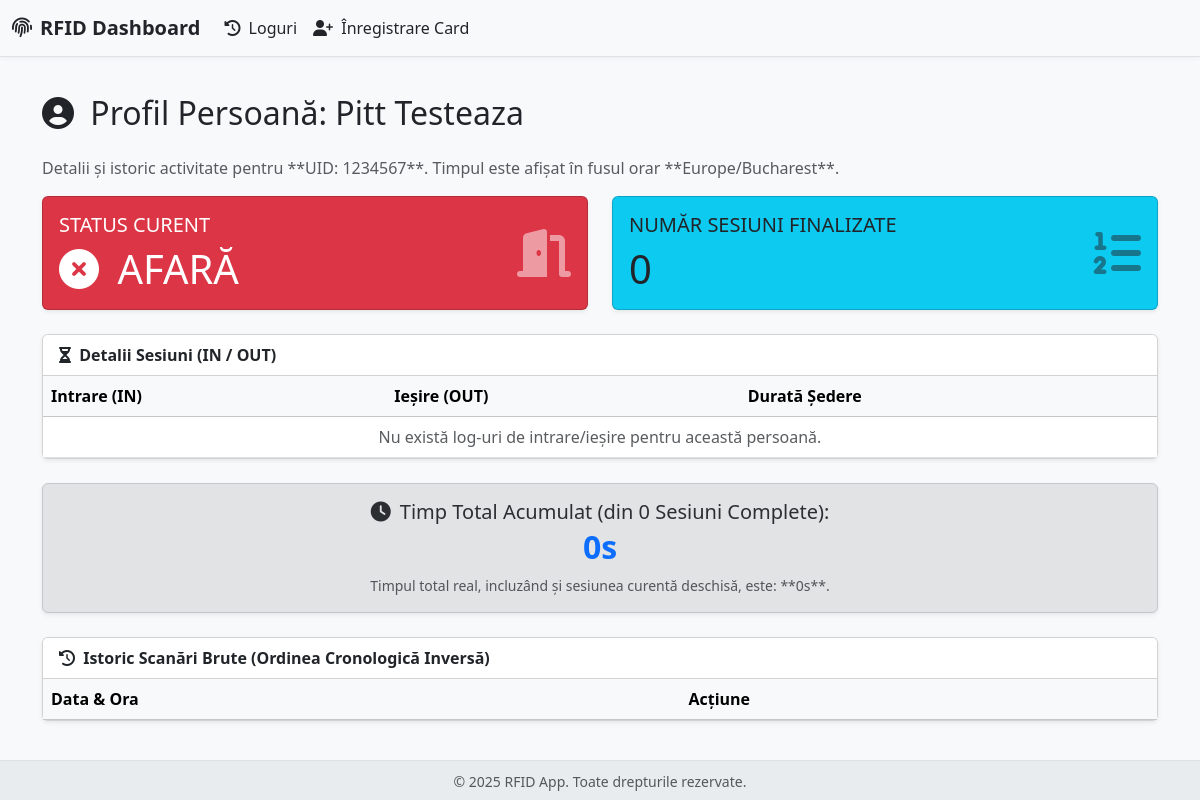
The page /profile/2 on the database its author committed.
### app.py (models this page shows, shortened)
class Person(db.Model):
    __tablename__ = 'person'
    id = db.Column(db.Integer, primary_key=True)
    uid_card = db.Column(db.String(50), unique=True, nullable=False)
    first_name = db.Column(db.String(100), nullable=False)
    last_name = db.Column(db.String(100), nullable=False)
    is_inside = db.Column(db.Boolean, default=False)
    last_action_time = db.Column(db.DateTime, default=lambda: datetime(1970, 1, 1, tzinfo=timezone.utc))
    logs = db.relationship('Log', backref='person', lazy=True)

### app.py (the view)
@app.route('/profile/<int:person_id>')
def view_person_profile(person_id):
    person = Person.query.get_or_404(person_id)
    logs_for_calculation = Log.query.filter_by(person_id=person_id).order_by(Log.timestamp.asc()).all()
    display_logs = Log.query.filter_by(person_id=person_id).order_by(Log.timestamp.desc()).all()
    sessions = calculate_session_durations(logs_for_calculation)
    finalized_sessions = [s for s in sessions if s.get('is_current') is not True and s.get('end') is not None]
    total_sessions = len(finalized_sessions)
    total_duration_sum = sum((s['duration'] for s in finalized_sessions), timedelta())
    current_session_duration = next((s['duration'] for s in sessions if s.get('is_current')), timedelta())
    total_duration_with_current = total_duration_sum + current_session_duration
    return render_template('profile.html',
                           person=person,
                           sessions=sessions,
                           total_sessions=total_sessions,
                           total_duration_sum=format_timedelta(total_duration_sum),
                           total_duration_with_current=format_timedelta(total_duration_with_current),
                           logs=display_logs)

### app.py (called while the page is built, shortened)
def calculate_session_durations(logs):
    sessions = []
    current_session_start = None
    now_utc = datetime.now(timezone.utc)
    return sorted(sessions, key=lambda x: x['start'], reverse=True)

def format_timedelta(td):
    if td is None:
        return "N/A"
    total_seconds = int(td.total_seconds())
    if total_seconds < 0:
        total_seconds = 0
    hours, remainder = divmod(total_seconds, 3600)
    minutes, seconds = divmod(remainder, 60)
    parts = []
    if hours > 0:
        parts.append(f"{hours}h")
    if minutes > 0 or (hours > 0 and seconds >= 0):
        parts.append(f"{minutes}m")
    if seconds > 0 or total_seconds == 0:
        parts.append(f"{seconds}s")
    if not parts:
        return "0s"
    return " ".join(parts)

### templates/profile.html (shortened to what this page needs)
{% extends "base.html" %}
{% block content %}
    <h2 class="mb-4"><i class="fas fa-user-circle me-2"></i> Profil Persoană: {{ person.last_name }} {{ person.first_name }}</h2>
    <p class="text-muted">Detalii și istoric activitate pentru **UID: {{ person.uid_card }}**. Timpul este afișat în fusul orar **{{ TARGET_TIMEZONE_NAME }}**.</p>
    <div class="row mb-4">
        <div class="col-md-6">
            <div class="card text-white {% if person.is_inside %}bg-success{% else %}bg-danger{% endif %} shadow-sm h-100">
                <div class="card-body">
                    <div class="d-flex justify-content-between align-items-center">
                        <div>
                            <h5 class="card-title text-uppercase fw-light">Status Curent</h5>
                            <p class="h1 mb-0">
                                {% if person.is_inside %}
                                    <i class="fas fa-check-circle me-2"></i> ÎNĂUNTRU
                                {% else %}
                                    <i class="fas fa-times-circle me-2"></i> AFARĂ
                                {% endif %}
                            </p>
                        </div>
                        <i class="fas fa-door-open fa-3x opacity-50"></i>
                    </div>
                </div>
            </div>
        </div>
        <div class="col-md-6">
            <div class="card text-dark bg-info shadow-sm h-100">
                <div class="card-body">
                    <div class="d-flex justify-content-between align-items-center">
                        <div>
                            <h5 class="card-title text-uppercase fw-light">Număr Sesiuni Finalizate</h5>
                            <p class="h1 mb-0">{{ total_sessions }}</p>
                        </div>
                        <i class="fas fa-list-ol fa-3x opacity-50"></i>
                    </div>
                </div>
            </div>
        </div>
    </div>
    <div class="card shadow-sm mb-4">
        <div class="card-header bg-white fw-bold">
            <i class="fas fa-hourglass-half me-1"></i> Detalii Sesiuni (IN / OUT)
        </div>
        <div class="card-body p-0">
            <div class="table-responsive">
                <table class="table table-hover mb-0">
                    <thead class="table-light">
                        <tr>
                            <th>Intrare (IN)</th>
                            <th>Ieșire (OUT)</th>
                            <th>Durată Ședere</th>
                        </tr>
                    </thead>
                    <tbody>
                        {% if not sessions %}
                        <tr>
                            <td colspan="3" class="text-center text-muted">Nu există log-uri de intrare/ieșire pentru această persoană.</td>
                        </tr>
                        {% endif %}
                    </tbody>
                </table>
            </div>
        </div>
    </div>
    <div class="alert alert-secondary shadow-sm text-center mb-4">
        <p class="h5 mb-1"><i class="fas fa-clock me-1"></i> Timp Total Acumulat (din {{ total_sessions }} Sesiuni Complete):</p>
        <p class="h2 fw-bold text-primary">{{ total_duration_sum }}</p>
        <p class="mb-0 small text-muted">Timpul total real, incluzând și sesiunea curentă deschisă, este: **{{ total_duration_with_current }}**.</p>
    </div>
    <div class="card shadow-sm">
        <div class="card-header bg-white fw-bold">
            <i class="fas fa-history me-1"></i> Istoric Scanări Brute (Ordinea Cronologică Inversă)
        </div>
        <div class="card-body p-0">
            <div class="table-responsive">
                <table class="table table-hover mb-0">
                    <thead class="table-light">
                        <tr>
                            <th>Data & Ora</th>
                            <th>Acțiune</th>
                        </tr>
                    </thead>
                </table>
            </div>
        </div>
    </div>
{% endblock %}

### templates/base.html (style rules this page uses)
body { padding-top: 70px; background-color: #f8f9fa; }

### rows shown on the page
Person: last_name "Pitt", first_name "Testeaza", uid_card "1234567"

### other values the page prints
{{ TARGET_TIMEZONE_NAME }} "Europe/Bucharest"
{{ total_sessions }} "0"
{{ total_duration_sum }} "0s"
{{ total_duration_with_current }} "0s"
